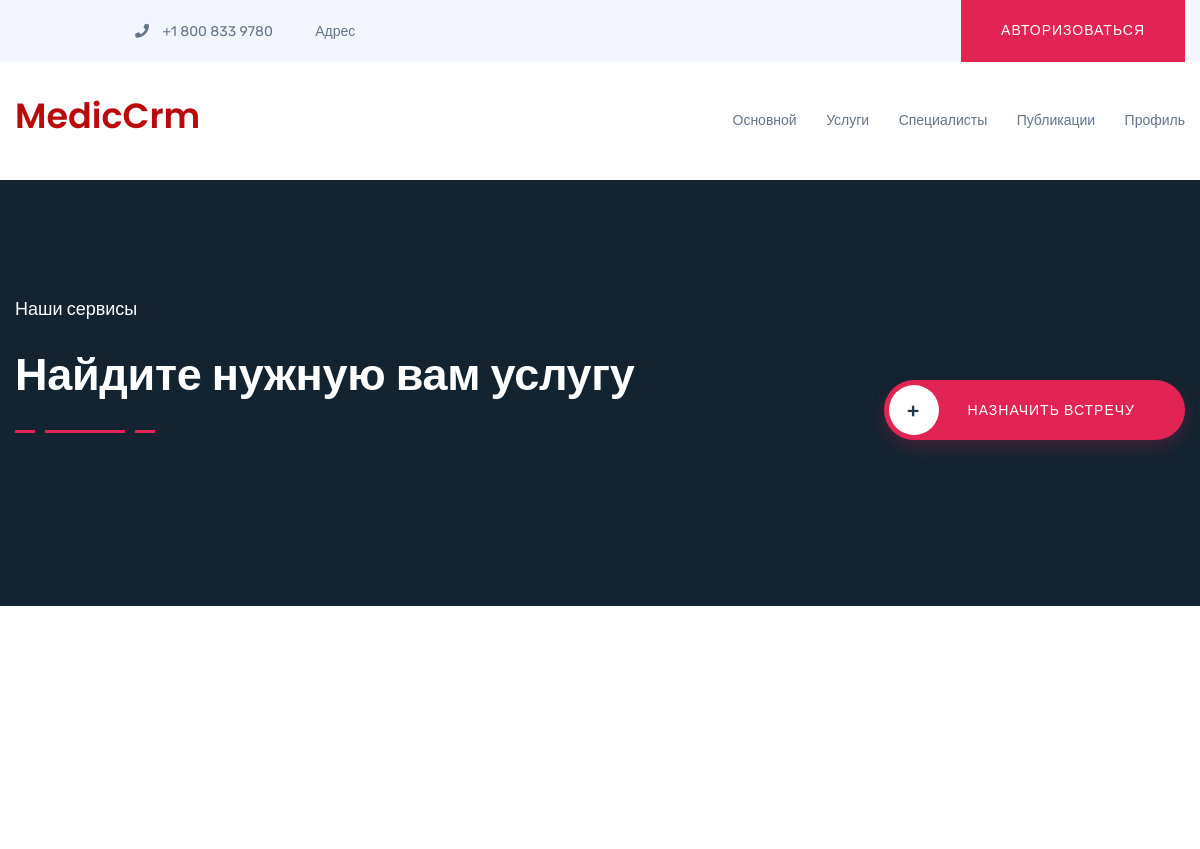
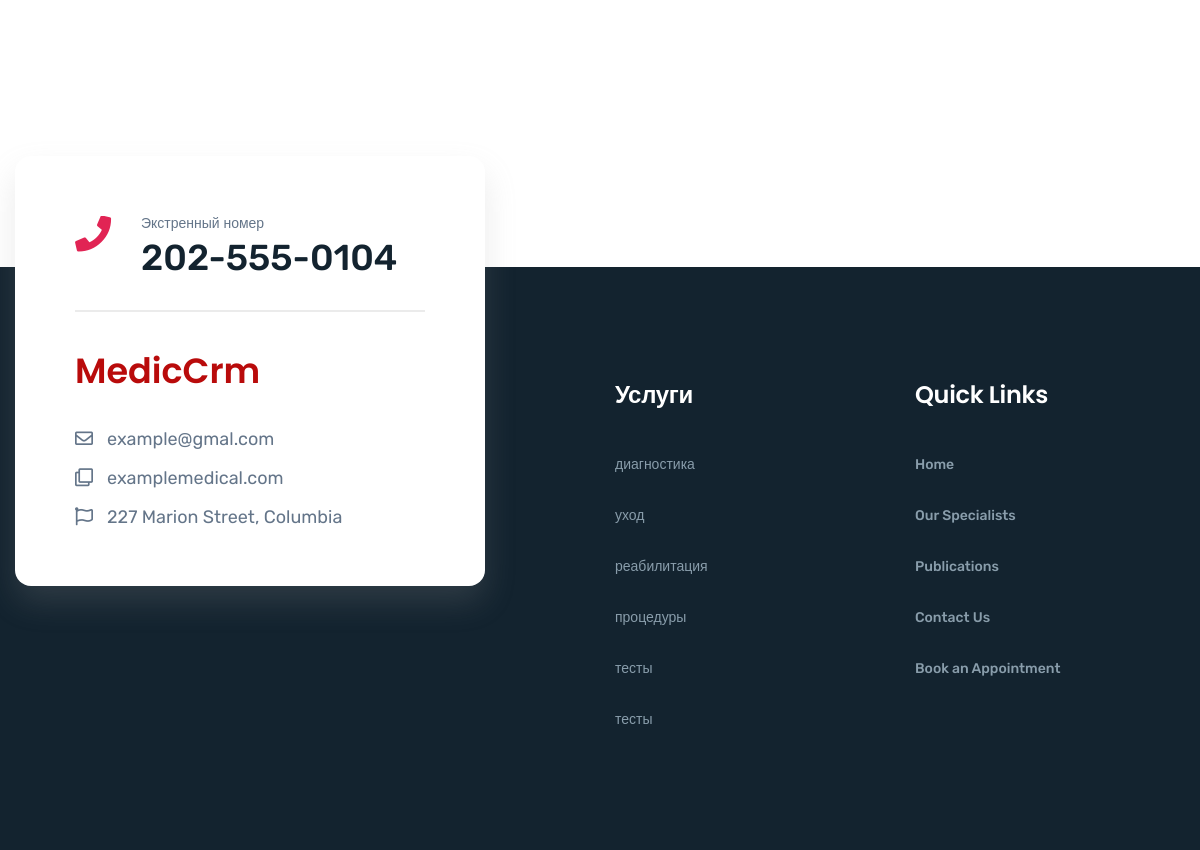
The page /service/ on the database as committed earlier (2 pictures, top to bottom).
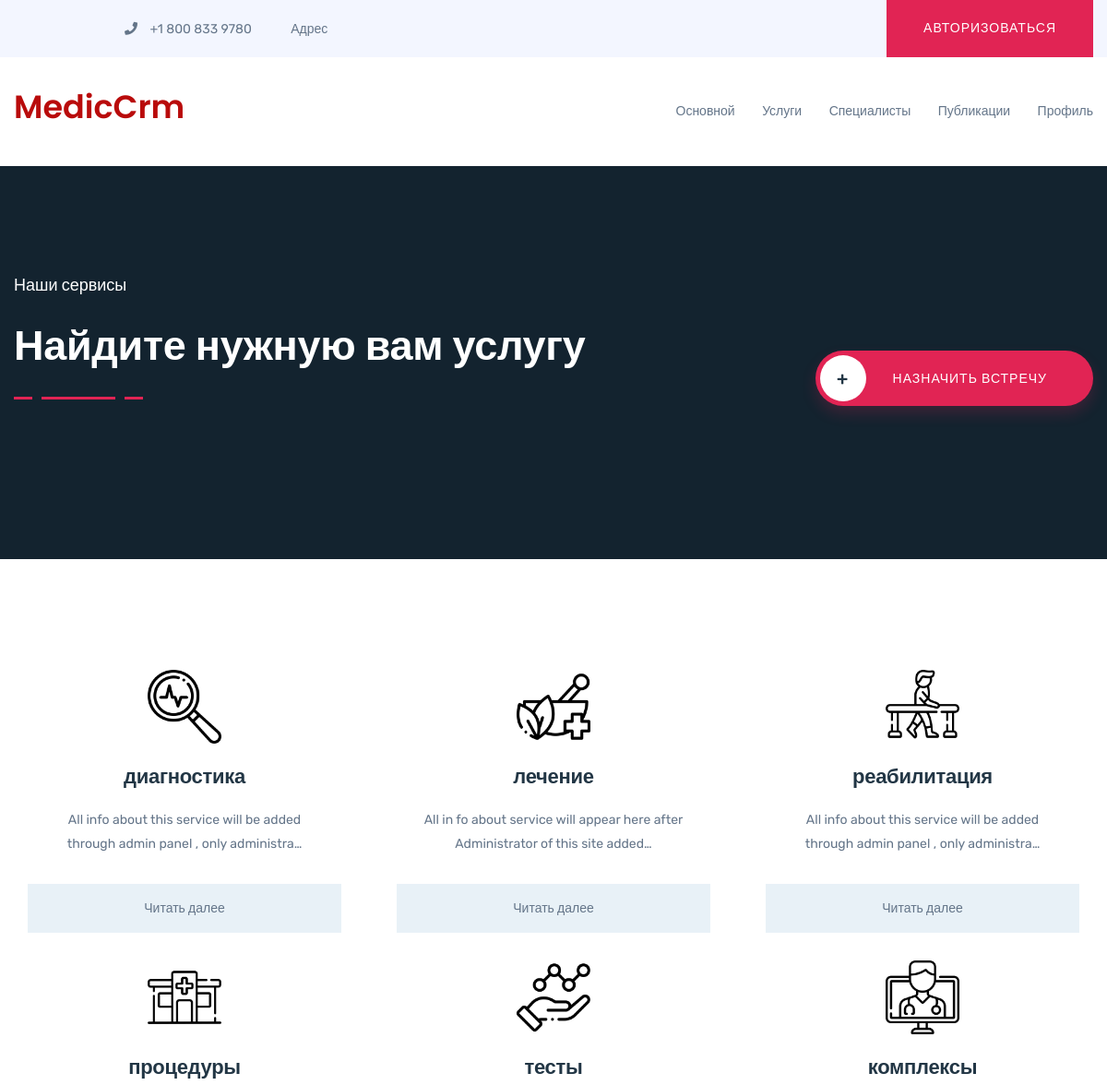
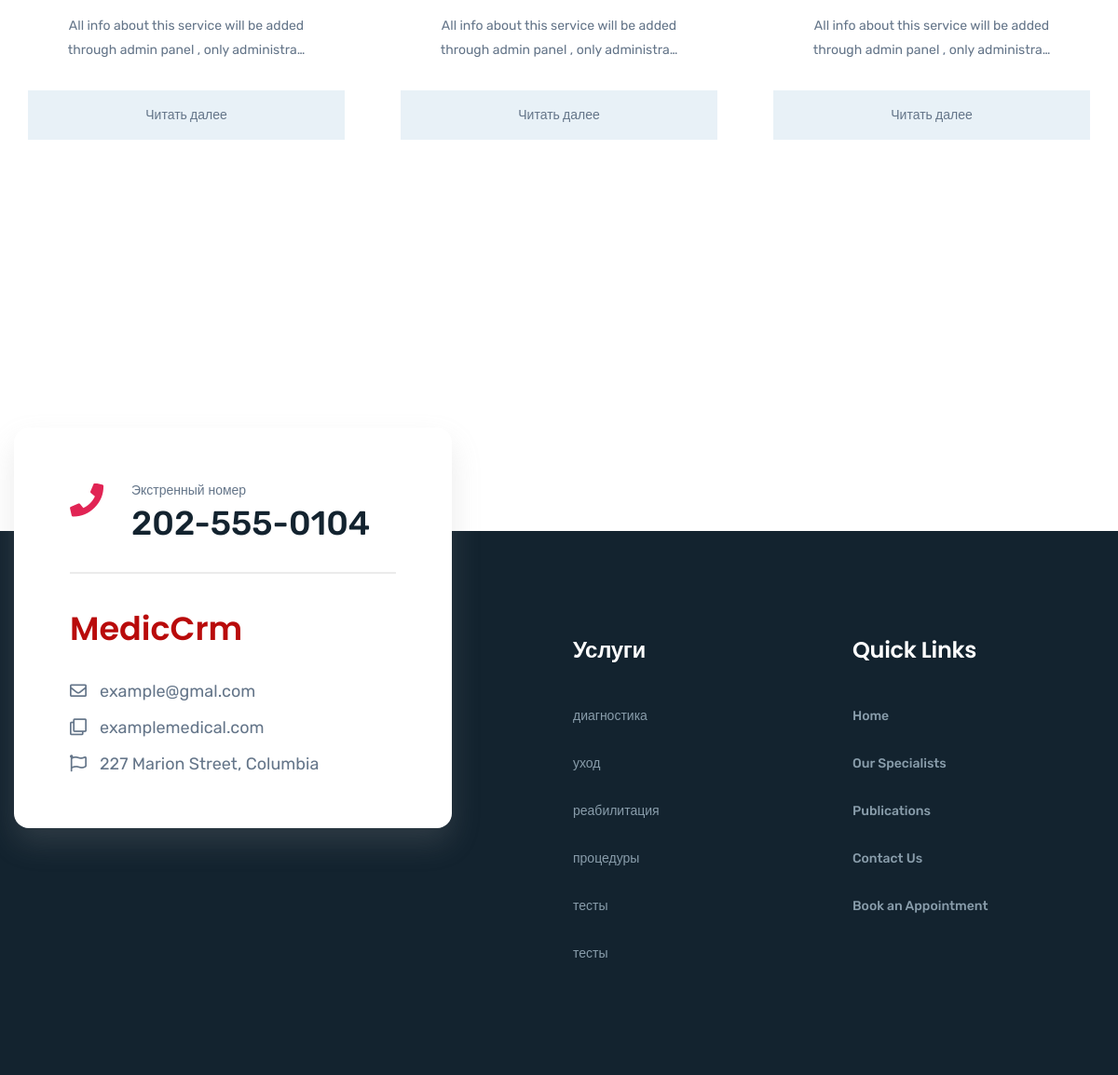
The same page on the database as committed later (2 pictures, top to bottom).
### service/models.py (models this page shows, shortened)
class Services(models.Model):
    image = models.ImageField(upload_to="service/", blank=True, null=True)
    name = models.CharField(max_length=200, blank=True)
    slug = models.SlugField(unique=True, blank=True)
    description = models.TextField(blank=True)

### service/views.py (the view, shortened to what this page needs)
# urls.py: path("", ServiceView.as_view(), name="service"),
class ServiceView(View):
    template_name = "pages/service/services-2.html"
    def get_context_data(self):
        context = {
            "services" : Services.objects.all()
        }
        return context
    def get(self, request):
        context = self.get_context_data()
        return render(request, self.template_name, context)

### templates/pages/service/services-2.html
{% extends 'wrapper.html' %}
{% load static %}
{% block content %}
      <section class="about-area pt-120 pb-90 primary-bg">
        <div class="container">
            <div class="row">
                <div class="col-xl-7 col-lg-8 col-md-12">
                    <div class="section-title pos-rel mb-75">
                        <div class="section-text pos-rel" >
                            <h5 style="color: white;">Наши сервисы</h5>
                            <h1 style="color: white;">Найдите нужную вам услугу</h1>
                        </div>
                        <div class="section-line pos-rel">
                            <img src="{% static 'img/shape/section-title-line.png' %}" alt="">
                        </div>
                    </div>
                </div>
                <div class="col-xl-5 col-lg-4">
                    <div class="section-button text-right pt-80">
                        <a data-animation="fadeInLeft" data-delay=".6s" href="{% url 'appointment:appointment_main' %}"
                            class="btn btn-icon ml-0"><span>+</span>назначить встречу</a>
                    </div>
                </div>
            </div>
        </div>
      </section>
      <section class="about-area pt-120 pb-90">
            <div class="container">
                <div class="row">
                    {% for i in services %}
                    <div class="col-xl-4 col-lg-4 col-md-6">
                        <div class="service-box-3 mb-30 text-center">
                            <div class="service-content-box">
                                <div class="service-content">
                                    <div class="image mb-4">
                                        <img src="{{ i.image.url }}" alt="" width="80px" height="80px">
                                    </div>
                                    <h3><a href="{% url 'service_app:service_detail' i.slug %}">{{ i.name }}</a></h3>
                                    <p>
                                        {{ i.description|truncatechars:80 }}
                                    </p>
                                </div>
                                <a href="{% url 'service_app:service_detail' i.slug %}" class="service-link">Читать далее</a>
                            </div>
                        </div>
                    </div>
                    {% endfor %}
                </div>
            </div>
      </section>
{% endblock content%}

### templates/wrapper.html (shortened to what this page needs)
<!doctype html>
{% load static %}
<html class="no-js' %}" lang="zxx">
<head>
    <link rel="stylesheet" href="{% static 'css/bootstrap.min.css' %}">
    <link rel="stylesheet" href="{% static 'css/owl.carousel.min.css' %}">
    <link rel="stylesheet" href="{% static 'css/all.min.css' %}">
    <link rel="stylesheet" href="{% static 'css/meanmenu.css' %}">
    <link rel="stylesheet" href="{% static 'css/slick.css' %}">
    <link rel="stylesheet" href="{% static 'css/default.css' %}">
    <link rel="stylesheet" href="{% static 'css/style.css' %}">
    <link rel="stylesheet" href="{% static 'css/responsive.css' %}">
</head>
<body>
    <header>
        <div class="top-bar d-none d-md-block">
            <div class="container">
                <div class="row d-flex align-items-center">
                    <div class="col-xl-6 offset-xl-1 col-lg-6 offset-lg-1 col-md-7 offset-md-1">
                        <div class="header-info">
                            <span><i class="fas fa-phone"></i> +1 800 833 9780</span>
                            <span id="address">Адрес</span>
                        </div>
                    </div>
                    <div class="col-xl-5 col-lg-5 col-md-4">
                        <div class="header-top-right-btn f-right">
                            <a href="{% url 'users:login' %}" class="btn">Авторизоваться</a>
                        </div>
                    </div>
                </div>
            </div>
        </div>
        <div class="header-menu-area">
            <div class="container">
                <div class="row">
                    <div class="col-xl-3 col-lg-3 col-md-5 d-flex align-items-center">
                            <a href="{% url 'main_app:home' %}">
                                <h2 style="color: rgb(185, 11, 11);">MedicCrm</h2>
                            </a>
                    </div>
                    <div class="col-xl-9 col-lg-9 col-md-9">
                        <div class="header__menu f-right">
                            <nav id="mobile-menu">
                                <ul>
                                    <li><a href="{% url 'main_app:home' %}">Основной</a>
                                    </li>
                                    <li><a href="{% url 'service_app:service' %}">Услуги</a>
                                    </li>
                                    <li><a href="{% url 'doctors_app:doctors_home' %}">Специалисты</a>
                                    </li>
                                    <li><a href="{% url 'blog:blog_main' %}">Публикации</a>
                                    </li>
                                    <li>
                                        <a href="{% url 'users:profile' %}">Профиль</a>
                                    </li>
                                </ul>
                            </nav>
                        </div>
                    </div>
                    <div class="col-12">
                    </div>
                </div>
            </div>
        </div>
    </header>
    <main>
        {% block content %}{% endblock content %}
        <footer style="margin-top: 300px;">
            <div class="footer-top primary-bg pt-115 pb-90">
                <div class="container">
                    <div class="row">
                        <div class="col-xl-5 col-lg-6 col-md-8">
                            <div class="footer-contact-info mb-30">
                                <div class="emmergency-call fix">
                                    <div class="emmergency-call-icon f-left">
                                        <i class="fas fa-phone"></i>
                                    </div>
                                    <div class="emmergency-call-text f-left">
                                        <h6>Экстренный номер</h6>
                                        <span>202-555-0104</span>
                                    </div>
                                </div>
                                <div class="footer-logo mb-35">
                                    <a href="{% url 'main_app:home' %}">
                                        <h2 style="color: rgb(185, 11, 11);">MedicCrm</h2>
                                    </a>
                                </div>
                                <div class="footer-emailing">
                                    <ul>
                                        <li><i class="far fa-envelope"></i><a >example@gmal.com</a></li>
                                        <li><i class="far fa-clone"></i>examplemedical.com</li>
                                        <li><i class="far fa-flag"></i>227 Marion Street, Columbia</li>
                                    </ul>
                                </div>
                            </div>
                        </div>
                        <div class="col-xl-2 offset-xl-1 col-lg-3 col-md-4">
                            <div class="footer-widget mb-30">
                                <div class="footer-title">
                                    <h3>Услуги</h3>
                                </div>
                                <div class="footer-menu">
                                    <ul>
                                        <li><a href="./pages/service/service_detail.html">диагностика</a></li>
                                        <li><a href="./pages/service/service_detail.html">уход</a></li>
                                        <li><a href="./pages/service/service_detail.html">реабилитация</a></li>
                                        <li><a href="./pages/service/service_detail.html">процедуры</a></li>
                                        <li><a href="./pages/service/service_detail.html">тесты</a></li>
                                        <li><a href="./pages/service/service_detail.html">тесты</a></li>
                                    </ul>
                                </div>
                            </div>
                        </div>
                        <div class="col-xl-2 offset-xl-1 col-lg-3 d-md-none d-lg-block">
                            <div class="footer-widget mb-30">
                                <div class="footer-title">
                                    <h3>Quick Links</h3>
                                </div>
                                <div class="footer-menu">
                                    <ul>
                                        <li><a href="{% url 'main_app:home' %}">Home</a></li>
                                        <li><a href="#">Our Specialists</a></li>
                                        <li><a href="#">Publications</a></li>
                                        <li><a href="#">Contact Us</a></li>
                                        <li><a href="#">Book an Appointment</a></li>
                                    </ul>
                                </div>
                            </div>
                        </div>
                    </div>
                </div>
            </div>
        </footer>
    </main>
</body>
</html>

### staticfiles/css/default.css (style rules this page uses)
.mb-30 { margin-bottom: 30px; }
.mb-35 { margin-bottom: 35px; }
.mb-75 { margin-bottom: 75px; }
.pt-80 { padding-top: 80px; }
.pt-115 { padding-top: 115px; }
.pt-120 { padding-top: 120px; }
.pb-90 { padding-bottom: 90px; }
.primary-bg { background: #13232f; }
.pos-rel { position: relative; }

### staticfiles/css/responsive.css (style rules this page uses)
@media (min-width: 1200px) { .container { max-width:1200px } }
@media (min-width: 992px) and (max-width: 1200px) { .header__menu ul li { margin-left: 26px; } }
@media (min-width: 992px) and (max-width: 1200px) { .service-box-3 .service-content { padding-top: 30px; padding-left: 20px; padding-right: 20px; padding-bottom: 15px; } }
@media (min-width: 992px) and (max-width: 1200px) { .service-box-3 .service-content h3 { font-size: 22px; } }
@media (min-width: 992px) and (max-width: 1200px) { .section-title h1 { font-size: 45px; } }

Rows that differ between the two databases and show on the page:
added Services: image (picture), name "диагностика", description "All info about this service will be added through admin panel , only administra…"
added Services: image (picture), name "лечение", description "All in fo about service will appear here after Administrator of this site added…"
added Services: image (picture), name "реабилитация", description "All info about this service will be added through admin panel , only administra…"
added Services: image (picture), name "процедуры", description "All info about this service will be added through admin panel , only administra…"
added Services: image (picture), name "тесты", description "All info about this service will be added through admin panel , only administra…"
added Services: image (picture), name "комплексы", description "All info about this service will be added through admin panel , only administra…"
